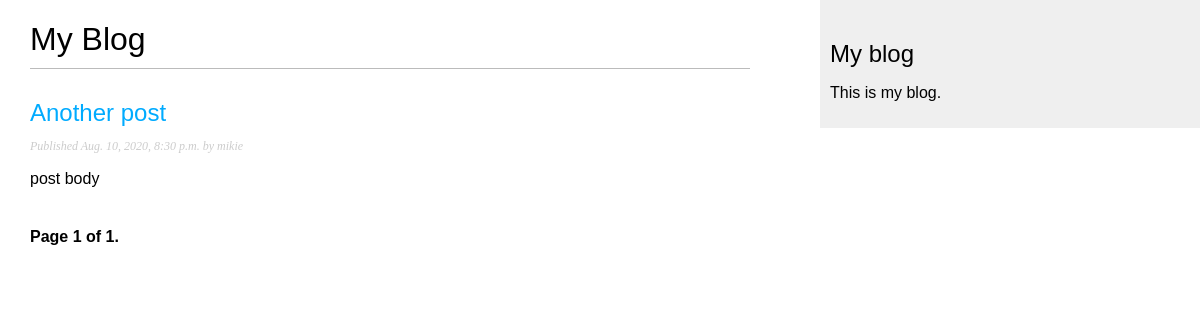
The page /blog/ on the database as committed earlier.
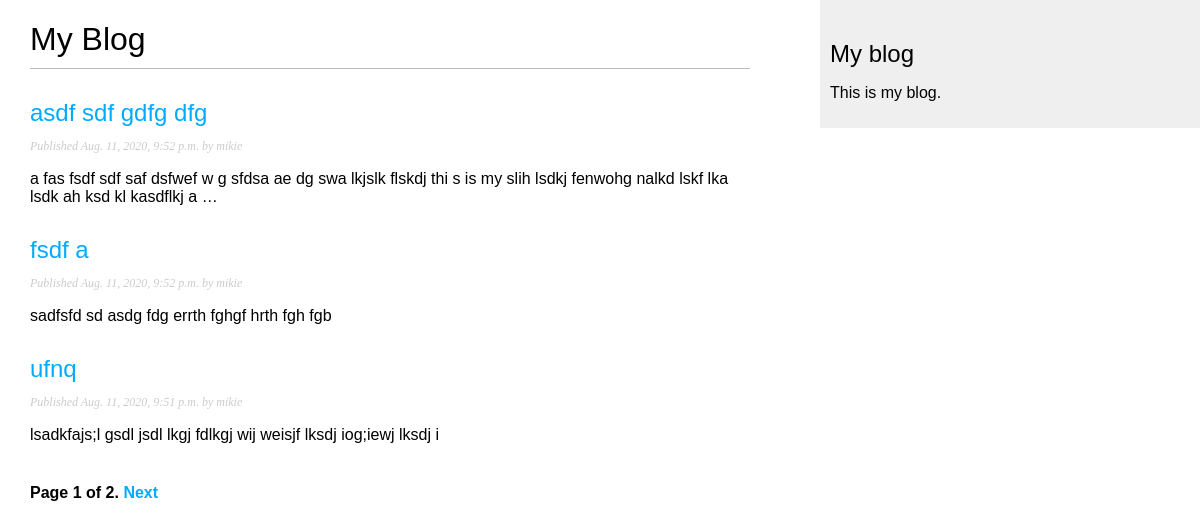
The same page on the database as committed later.
### blog/models.py (models this page shows, shortened)
class Post(models.Model):
    STATUS_CHOICES = (
        ('draft', 'Draft'),
        ('published', 'Published'),
    )
    title = models.CharField(max_length=250)
    slug = models.SlugField(max_length=250, unique_for_date='publish')
    author = models.ForeignKey(
        User, on_delete=models.CASCADE, related_name='blog_posts')
    body = models.TextField()
    publish = models.DateTimeField(default=timezone.now)
    created = models.DateTimeField(auto_now_add=True)
    updated = models.DateTimeField(auto_now=True)
    status = models.CharField(
        max_length=10, choices=STATUS_CHOICES, default='draft')
    class Meta:
        ordering = ('-publish',)
    objects = models.Manager()  # The default manager.
    published = PublishedManager()  # Our custom manager.
    def get_absolute_url(self):
        return reverse('blog:post_detail',
                       args=[self.publish.year,
                             self.publish.month,
                             self.publish.day, self.slug])

### blog/views.py (the view)
# urls.py: path('', views.PostListView.as_view(), name='post_list'),
class PostListView(ListView):
    queryset = Post.published.all()
    context_object_name = 'posts'
    paginate_by = 3
    template_name = 'blog/post/list.html'

### blog/templates/blog/post/list.html (shortened to what this page needs)
{% extends "blog/base.html" %}
{% block content %}
    <h1>My Blog</h1>
    {% for post in posts %}
        <h2>
            <a href="{{ post.get_absolute_url }}">
                {{ post.title }}
            </a>
        </h2>
        <p class="date">
            Published {{ post.publish }} by {{ post.author }}
        </p>
        {{ post.body|truncatewords:30|linebreaks }}
    {% endfor %}
    {% include "pagination.html" with page=page_obj %}
{% endblock %}

### blog/templates/blog/base.html (shortened to what this page needs)
{% load static %}
<!DOCTYPE html>
<html>
<head>
    <link href="{% static 'css/blog.css' %}" rel="stylesheet">
</head>
<body>
    <div id="content">
        {% block content %} {% endblock %}
    </div>
    <div id="sidebar">
        <h2>My blog</h2>
        <p>This is my blog.</p>
    </div>
</body>
</html>

### blog/templates/pagination.html (shortened to what this page needs)
<div class="pagination">
  <span class="step-links">
    <span class="current">
      Page {{ page.number }} of {{ page.paginator.num_pages }}.
    </span>
    {% if page.has_next %}
      <a href="?page={{ page.next_page_number }}">Next</a>
    {% endif %}
  </span>
</div>

### blog/static/css/blog.css (style rules this page uses)
body { margin: 0; padding: 0; font-family: helvetica, sans-serif; }
a { color: #00abff; text-decoration: none; }
h1 { font-weight: normal; border-bottom: 1px solid #bbb; padding: 0 0 10px 0; }
h2 { font-weight: normal; margin: 30px 0 0; }
#content { float: left; width: 60%; padding: 0 0 0 30px; }
#sidebar { float: right; width: 30%; padding: 10px; background: #efefef; height: 100%; }
p.date { color: #ccc; font-family: georgia, serif; font-size: 12px; font-style: italic; }
.pagination { margin: 40px 0; font-weight: bold; }

Rows that differ between the two databases and show on the page:
no longer on this page (row unchanged): Post: title "Another post", publish "Aug. 10, 2020, 8:30 p.m.", author "mikie", body "post body"
added Post: title "asdf sdf gdfg dfg", publish "Aug. 11, 2020, 9:52 p.m.", author "mikie", body "a fas fsdf sdf saf dsfwef w g sfdsa ae dg swa lkjslk flskdj thi s is my slih lsdkj fenwohg nalkd lskf lka lsdk ah ksd kl kasdflkj a …"
added Post: title "fsdf a", publish "Aug. 11, 2020, 9:52 p.m.", author "mikie", body "sadfsfd sd asdg fdg errth fghgf hrth fgh fgb"
added Post: title "ufnq", publish "Aug. 11, 2020, 9:51 p.m.", author "mikie", body "lsadkfajs;l gsdl jsdl lkgj fdlkgj wij weisjf lksdj iog;iewj lksdj i"
Other text that changed with them:
{{ page.paginator.num_pages }}: "1" → "2"
text now shown: "Next"
